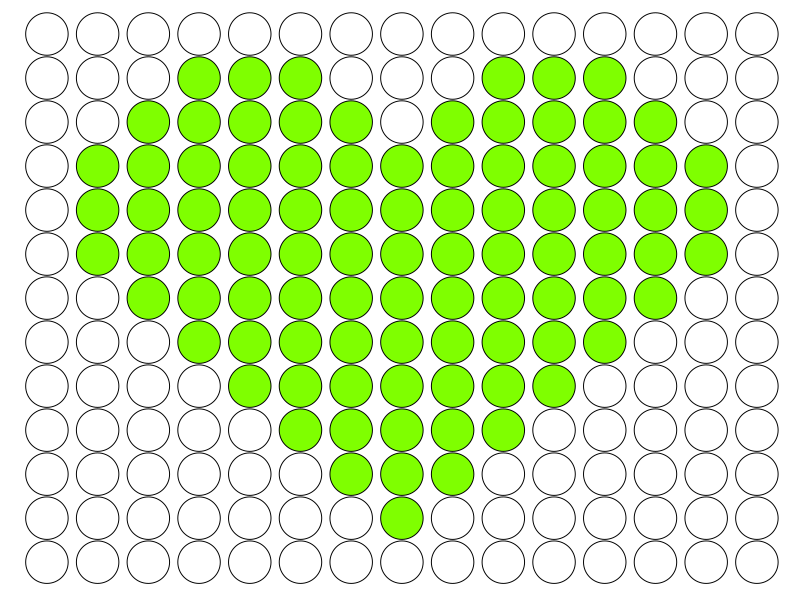
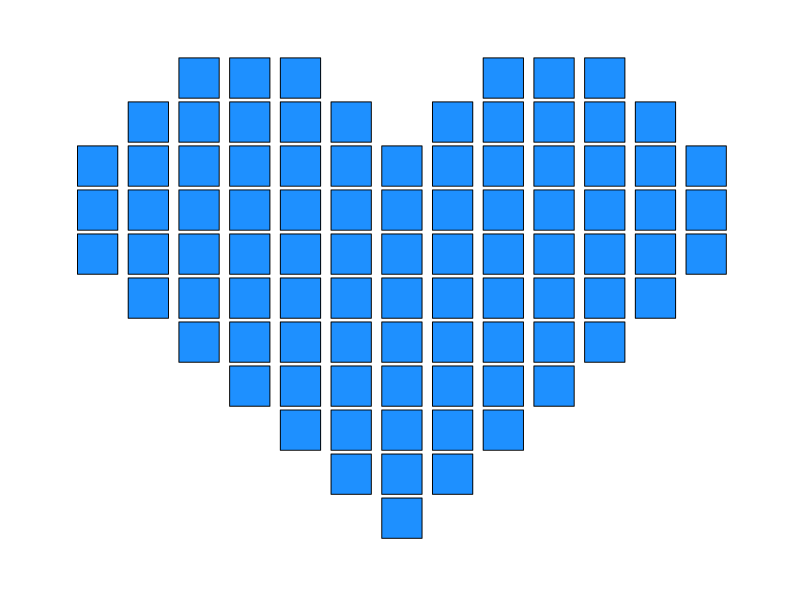
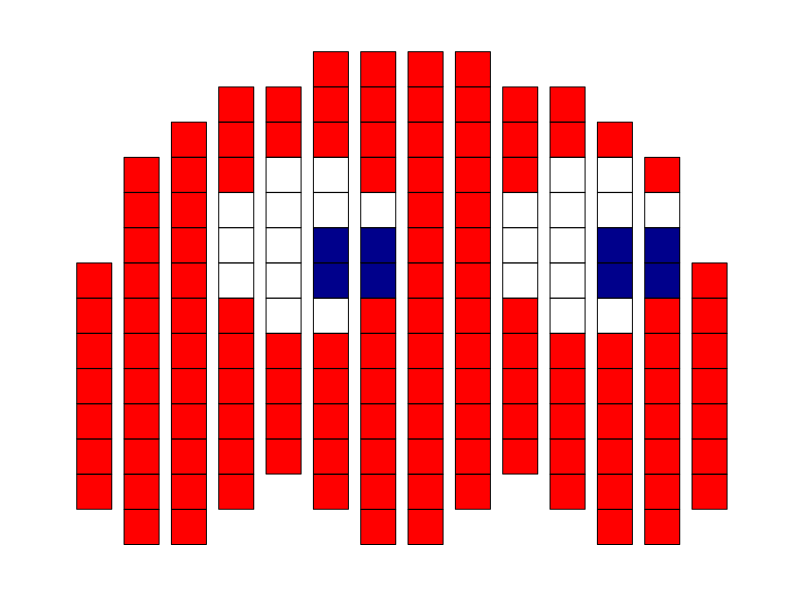

Generate these figures, in order, with R:
library(ggplot2)
library(dplyr)

#blank theme
pix_theme <- theme(panel.grid = element_blank(), 
                       panel.background = element_rect(fill = "white"),
                       axis.text = element_blank(), 
                       axis.ticks = element_blank(), 
                       axis.title = element_blank(),
                       legend.position = "none")

x <- rep(-7:7, each = 13)
y <- rep(0:12, times = 15)
c <- rep(0, 195)
df <- data.frame(x, y, c)

ones_1 <- 1
zeroes_1 <- 7
ones_2 <- 5
zeroes_2a <- 2
zeroes_2b <- 1
for(i in 1:11) {
  if (i < 10) {
    df$c[y == i] <- c(rep(0, zeroes_1), 
                    rep(1, ones_1), rep(0, zeroes_1))
    if(ones_1 < 13) {ones_1 <- ones_1 + 2}
    if(zeroes_1 > 1) {zeroes_1 <- zeroes_1 - 1}
    }
  if(i >= 10) {
    df$c[y == i] <- c(rep(0, zeroes_2a), rep(1, ones_2),
                      rep(0, zeroes_2b), rep(1, ones_2),
                      rep(0, zeroes_2a))
    ones_2 <- ones_2 - 2
    zeroes_2a <- zeroes_2a + 1
    zeroes_2b <- zeroes_2b + 2
  }
}



ggplot(df, aes(x, y, fill = factor(c))) +
  geom_point(size = 14, shape = 21) +
  scale_fill_manual(values = c("white", "chartreuse")) +
  pix_theme


df %>%
  filter(c == 1) %>%
  ggplot(aes(x, y)) +
  geom_point(size = 15, shape = 22, fill = "dodgerblue") +
  pix_theme +
  xlim(-7, 7) +
  ylim(0, 12)

x <- rep(0:15, each = 16)
y <- rep(0:15, times = 16)
c <- rep(0, 256)
df <- data.frame(x, y, c)

df$c[y == 1] <- c(0, 0, 1, 1, 0, 0, 0, 1, 1, 0, 0, 0, 1, 1, 0, 0)
df$c[y == 2] <- c(0, 1, 1, 1, 1, 0, 1, 1, 1, 1, 0, 1, 1, 1, 1, 0)
for(i in 3:6) {
  df$c[y == i] <- c(0, rep(1, 14), 0)
}
df$c[y == 7] <- c(0, 1, 1, 1, 1, 3, 3, 1, 1, 1, 1, 3, 3, 1, 1, 0)
df$c[y == 8] <- c(0, 1, 1, 1, 3, 3, 2, 2, 1, 1, 3, 3, 2, 2, 1, 0)
df$c[y == 9] <- c(0, 0, 1, 1, 3, 3, 2, 2, 1, 1, 3, 3, 2, 2, 0, 0)
df$c[y == 10] <- c(0, 0, 1, 1, 3, 3, 3, 3, 1, 1, 3, 3, 3, 3, 0, 0)
df$c[y == 11] <- c(0, 0, 1, 1, 1, 3, 3, 1, 1, 1, 1, 3, 3, 1, 0, 0)
df$c[y == 12] <- c(0, 0, 0, 1, 1, 1, 1, 1, 1, 1, 1, 1, 1, 0, 0, 0)
df$c[y == 13] <- c(0, 0, 0, 0, 1, 1, 1, 1, 1, 1, 1, 1, 0, 0, 0, 0)
df$c[y == 14] <- c(0, 0, 0, 0, 0, 0, 1, 1, 1, 1, 0, 0, 0, 0, 0, 0)

df %>%
  filter(c > 0) %>%
  ggplot(aes(x, y, fill = factor(c))) +
  geom_point(size = 13, shape = 22) +
  scale_fill_manual(values = c("red", "darkblue", "white")) +
  pix_theme +
  xlim(0, 15) +
  ylim(0, 15)


